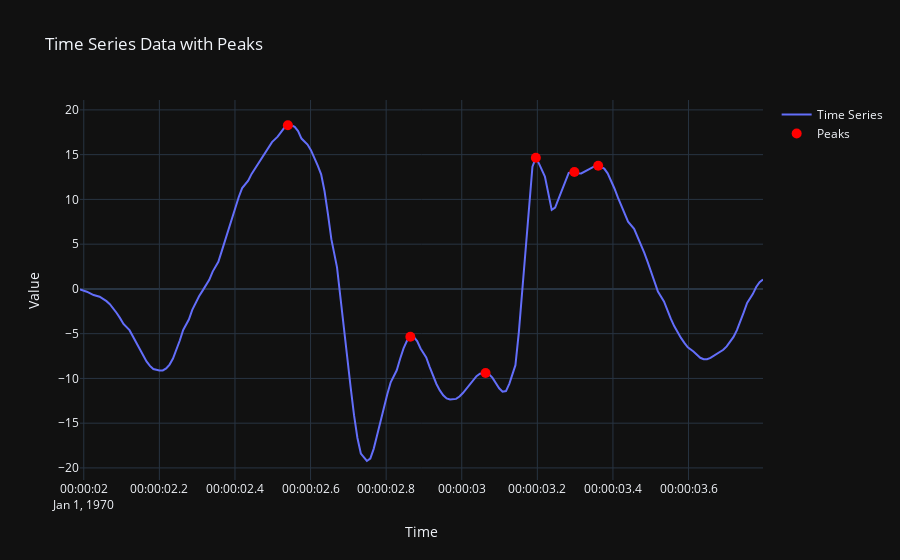

The code cell stored with this chart in its notebook:
### Code cell
peaks, _ = find_peaks(squat_jump['linAccZ_Smooth'])

fig = go.Figure()
fig.add_trace(go.Scatter(x=squat_jump.index, y=squat_jump['linAccZ_Smooth'], mode='lines', name='Time Series'))
fig.add_trace(go.Scatter(x=squat_jump.index[peaks], y=squat_jump['linAccZ_Smooth'][peaks], mode='markers', marker=dict(size=10, color='red'), name='Peaks'))
fig.update_layout(title='Time Series Data with Peaks', xaxis_title='Time', yaxis_title='Value')
fig.show()

### Figure 1 — Plotly figure (JSON) as saved in the notebook; plotly's stock layout.template omitted (floating-point values rounded to 4 significant figures; data arrays with more than 128 entries replaced by an {"elided": "..."} marker saying what was removed)
{"data": [{"mode": "lines", "name": "Time Series", "x": {"elided": "185 str values"}, "y": {"elided": "185 float values"}, "type": "scatter"}, {"marker": {"color": "red", "size": 10}, "mode": "markers", "name": "Peaks", "x": ["1970-01-01 00:00:02.540", "1970-01-01 00:00:02.864", "1970-01-01 00:00:03.063", "1970-01-01 00:00:03.196", "1970-01-01 00:00:03.298", "1970-01-01 00:00:03.361"], "y": [18.28, -5.342, -9.395, 14.65, 13.05, 13.75], "type": "scatter"}], "layout": {"title": {"text": "Time Series Data with Peaks"}, "xaxis": {"title": {"text": "Time"}}, "yaxis": {"title": {"text": "Value"}}}}
